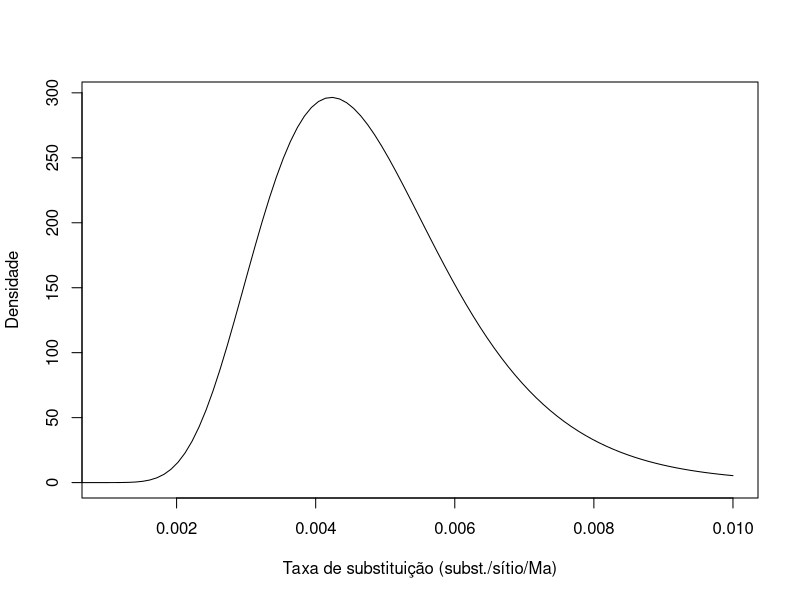

The R source for this figure:
# =====================================================================
# Prática 10 - Árvore de espécies datada com o StarBEAST2
# Ajuste de uma lognormal às taxas de substituição do 16S de anuros
# (Lemmon et al. 2007; Fouquet et al. 2012; Gehara et al. 2017;
#  Dufresnes et al. 2022), em substituições por sítio por milhão de anos
# =====================================================================

install.packages("fitdistrplus")   # só na primeira vez
library(fitdistrplus)

taxas <- c(0.006, 0.00555, 0.00277, 0.005)

# Média das taxas: valor inicial da taxa do relógio no BEAUti
mean(taxas)

# Ajuste da lognormal por máxima verossimilhança
ajuste <- fitdist(taxas, "lnorm")
ajuste

# Parâmetros para a prior strictClockRate.c:16S no BEAUti (M = meanlog, S = sdlog)
ajuste$estimate

# Gráfico da distribuição ajustada, para comparar com o do BEAUti
x <- seq(0, 0.01, length = 100)
plot(x, dlnorm(x, meanlog = -5.374295, sdlog = 0.304072),
     type = "l", xlim = c(0.001, 0.01),
     xlab = "Taxa de substituição (subst./sítio/Ma)", ylab = "Densidade")

# Prior larga para o relógio nuclear (Tyr, RAG1 e POMC): mediana 0,001
# M = log(0.001) = -6.907755 e S = 1. Mediana e intervalo de 95%:
log(0.001)
qlnorm(c(0.025, 0.5, 0.975), meanlog = log(0.001), sdlog = 1)
